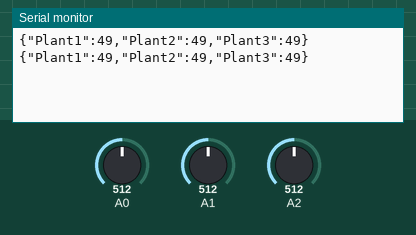
This sketch was run on a simulated Arduino Uno, built with avr-gcc and run on an emulated ATmega328P. On the bench: the last lines printed to the serial monitor. The inputs (shaded band) are chosen by the test bench; at power-on: A0 = 512, A1 = 512, A2 = 512.

Above: at 5.8 s.
5.9 s: A0 set to 716
At 11.3 s:
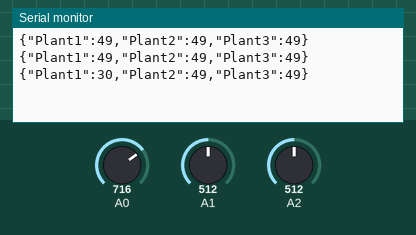
11.9 s: A1 set to 716
At 16.4 s:
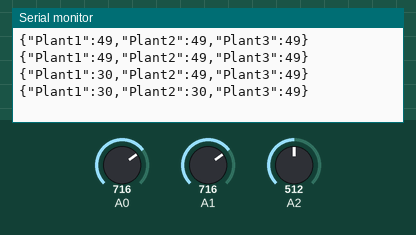
17.9 s: A2 set to 716
At 20.3 s:
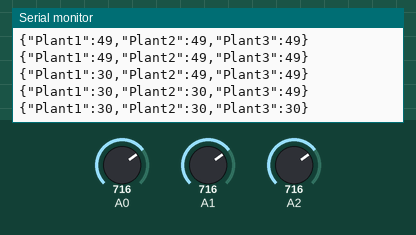
23.9 s: A0 set to 900
At 25.4 s:
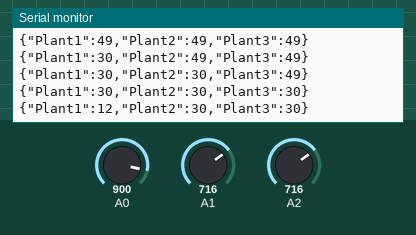
29.9 s: A1 set to 900
At 30.5 s:
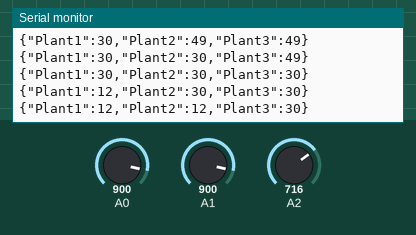
35.9 s: A2 set to 900
At 40.8 s:
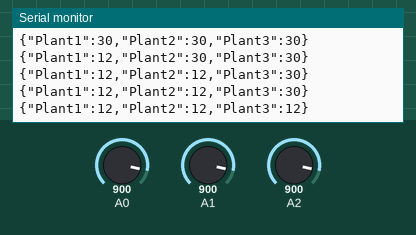
Timing chart, 0 to 42.3 s (numbered marks = the images above; inputs shaded):
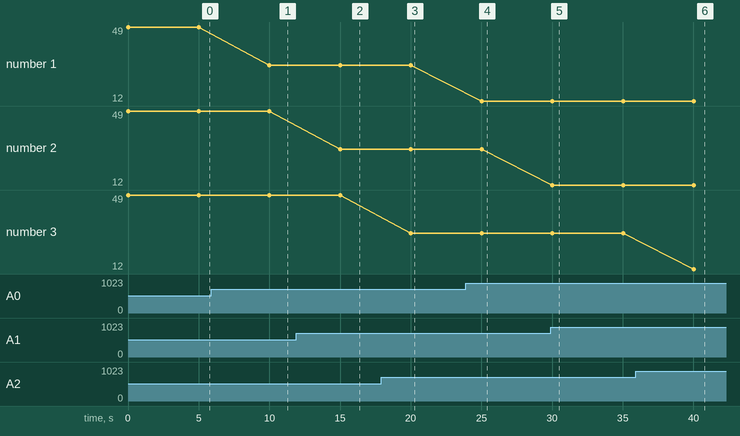

Measured:
- after the input at 5.9 s, the serial monitor: prints a new line after 4.1 s (image 1)
- after the input at 11.9 s, the serial monitor: prints a new line after 3.1 s (image 2)
- after the input at 17.9 s, the serial monitor: prints a new line after 2.1 s (image 3)
- after the input at 23.9 s, the serial monitor: prints a new line after 1.1 s (image 4)
- after the input at 29.9 s, the serial monitor: prints a new line after 0.12 s (image 5)
- after the input at 35.9 s, the serial monitor: prints a new line after 4.1 s (image 6)
- plotted number 1: 49 → 30 after the input at 5.9 s, 30 → 12 after the input at 23.9 s

The sketch:

plantMoisture.ino
```cpp
//Arduino C++ code to read 3 Moisture Sensors and output JSON data through serial
/*
*** CALEB GRYFE
*** SYSC 3010 Fall 2017- PLANT PALS
*** November 30/17
*/
#include <ArduinoJson.h>

void setup() {
  Serial.begin(9600);// Set Baud Rate, Bit/Sec
}
void loop() {
  while(1){ // Run indefinitely
    StaticJsonBuffer<200> jsonBuffer; //Create a Buffer to store json data

       int humidityRaw0 = analogRead(A0); // Stores moisture data between 1023 to 0
       int humidityRaw1 = analogRead(A1);
       int humidityRaw2 = analogRead(A2);


       int humidityReal0 = map(humidityRaw0, 1023, 0, 0, 100); //Re-map 1023 to 0 and 0 to 100
       int humidityReal1 = map(humidityRaw1, 1023, 0, 0, 100);
       int humidityReal2 = map(humidityRaw2, 1023, 0, 0, 100);

       JsonObject& root = jsonBuffer.createObject(); // Initialize a JsonObject named root
       root["Plant1"] = humidityReal0; // Store Moisture data in root
       root["Plant2"] = humidityReal1;
       root["Plant3"] = humidityReal2;

       root.printTo(Serial);
       Serial.println();
       delay(5000); // Wait 5 seconds between read-ins (counted in milliseconds)
    }

}
```
